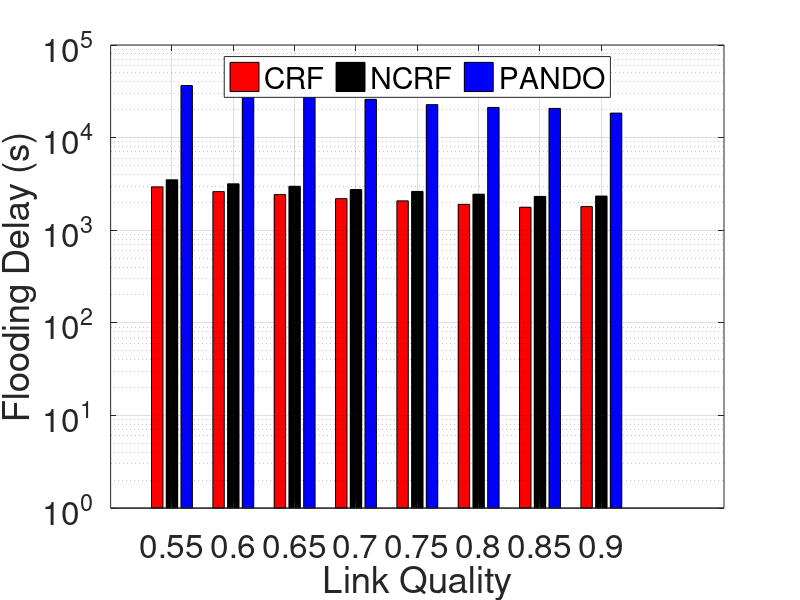

MATLAB code for this plot:


close all;
clear;
clc;

eva = cell2mat(struct2cell(load('eva_mesh_delay_lq_copy.mat')));
eva(:,3) = eva(:,3) + 500;
fig = figure('Position',[0 250 800 350]); 
h = bar(eva(1:end-1,1)',eva(1:end-1,2:4));
set(h(1),'FaceColor','red');
set(h(2),'FaceColor','black');
set(h(3),'FaceColor','blue');

ylabel('Flooding Delay (s)');
xlabel('Link Quality');
xticks([0.55 0.6 0.65 0.7 0.75 0.8 0.85 0.9]);
xticklabels({'0.55','0.6','0.65','0.7','0.75','0.8','0.85','0.9'});

legend('CRF','NCRF', 'PANDO', 'Location','north','Orientation','horizontal');
set(gca,'FontSize',24);
set(gca, 'YScale', 'log');
grid on;
%     print -deps FDDutyCycle
saveas(gca, 'LargeMeshLQ.eps','epsc');
